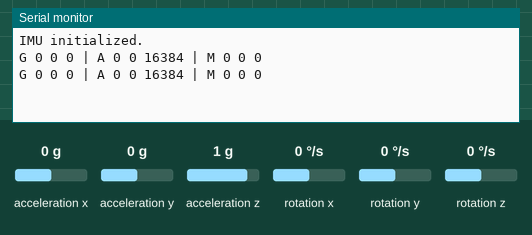
Bench run of a sketch on a simulated Arduino Uno, built with avr-gcc and run on an emulated ATmega328P. Shown: the last lines printed to the serial monitor. The inputs (shaded band) are chosen by the test bench; at power-on: acceleration x 0 g, acceleration y 0 g, acceleration z 1 g, rotation x 0 °/s, rotation y 0 °/s, rotation z 0 °/s.

Above: at 1.2 s.
1.3 s: acceleration x set to -1.4 g
At 1.9 s:
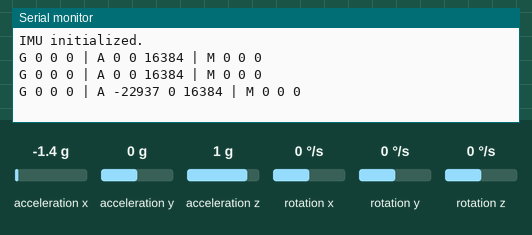
2.8 s: acceleration y set to -1.4 g
At 3.4 s:
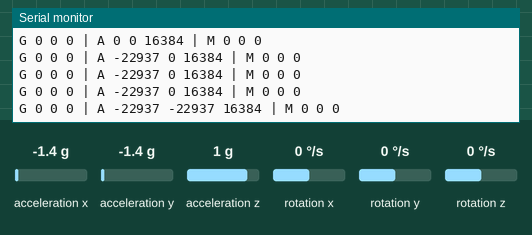
4.3 s: acceleration z set to -1.4 g
At 4.9 s:
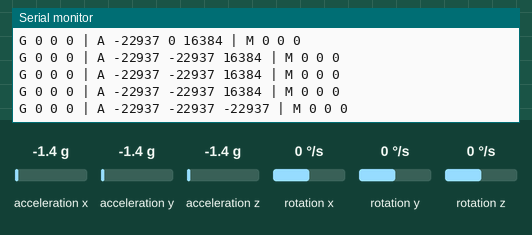
5.8 s: rotation x set to -192 °/s
At 6.4 s:
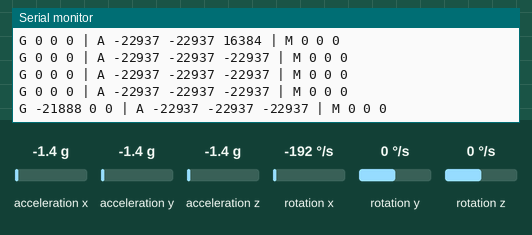
7.3 s: rotation y set to -192 °/s
At 7.9 s:
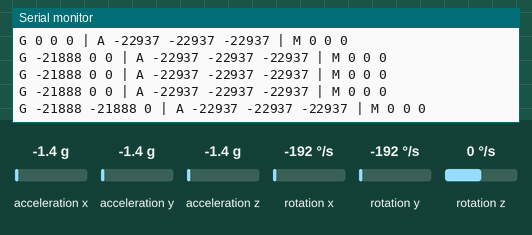

Measured:
- after the input at 1.3 s, the serial monitor: prints a new line after 0.20 s (image 1)
- after the input at 2.8 s, the serial monitor: prints a new line after 0.21 s (image 2)
- after the input at 4.3 s, the serial monitor: prints a new line after 0.21 s (image 3)
- after the input at 5.8 s, the serial monitor: prints a new line after 0.21 s (image 4)
- after the input at 7.3 s, the serial monitor: prints a new line after 0.22 s (image 5)

The sketch:

read_9dof_data_raw.ino
```cpp
#include <Wire.h>
#include <L3G.h>
#include <LSM303.h>

L3G gyro;
LSM303 compass;

unsigned long lastPrint = 0;

void setup() {
  Wire.begin();
  Serial.begin(115200);

  if (!gyro.init()) {
    Serial.println("Failed to detect L3GD20 gyro");
    while (1) {}
  }
  gyro.enableDefault();

  if (!compass.init()) {
    Serial.println("Failed to detect LSM303 accel/mag");
    while (1) {}
  }
  compass.enableDefault();

  Serial.println("IMU initialized.");
}

void loop() {
  // Read sensors
  gyro.read();
  compass.read();

  // Print at 50 Hz (every 20 ms)
  unsigned long now = millis();
  if (now - lastPrint >= 500) {
    lastPrint = now;

    Serial.print("G ");
    Serial.print(gyro.g.x); Serial.print(" ");
    Serial.print(gyro.g.y); Serial.print(" ");
    Serial.print(gyro.g.z);

    Serial.print(" | A ");
    Serial.print(compass.a.x); Serial.print(" ");
    Serial.print(compass.a.y); Serial.print(" ");
    Serial.print(compass.a.z);

    Serial.print(" | M ");
    Serial.print(compass.m.x); Serial.print(" ");
    Serial.print(compass.m.y); Serial.print(" ");
    Serial.print(compass.m.z);

    Serial.println();
  }

  // No delay() here if you also handle encoders; keep the loop responsive.
}
```
